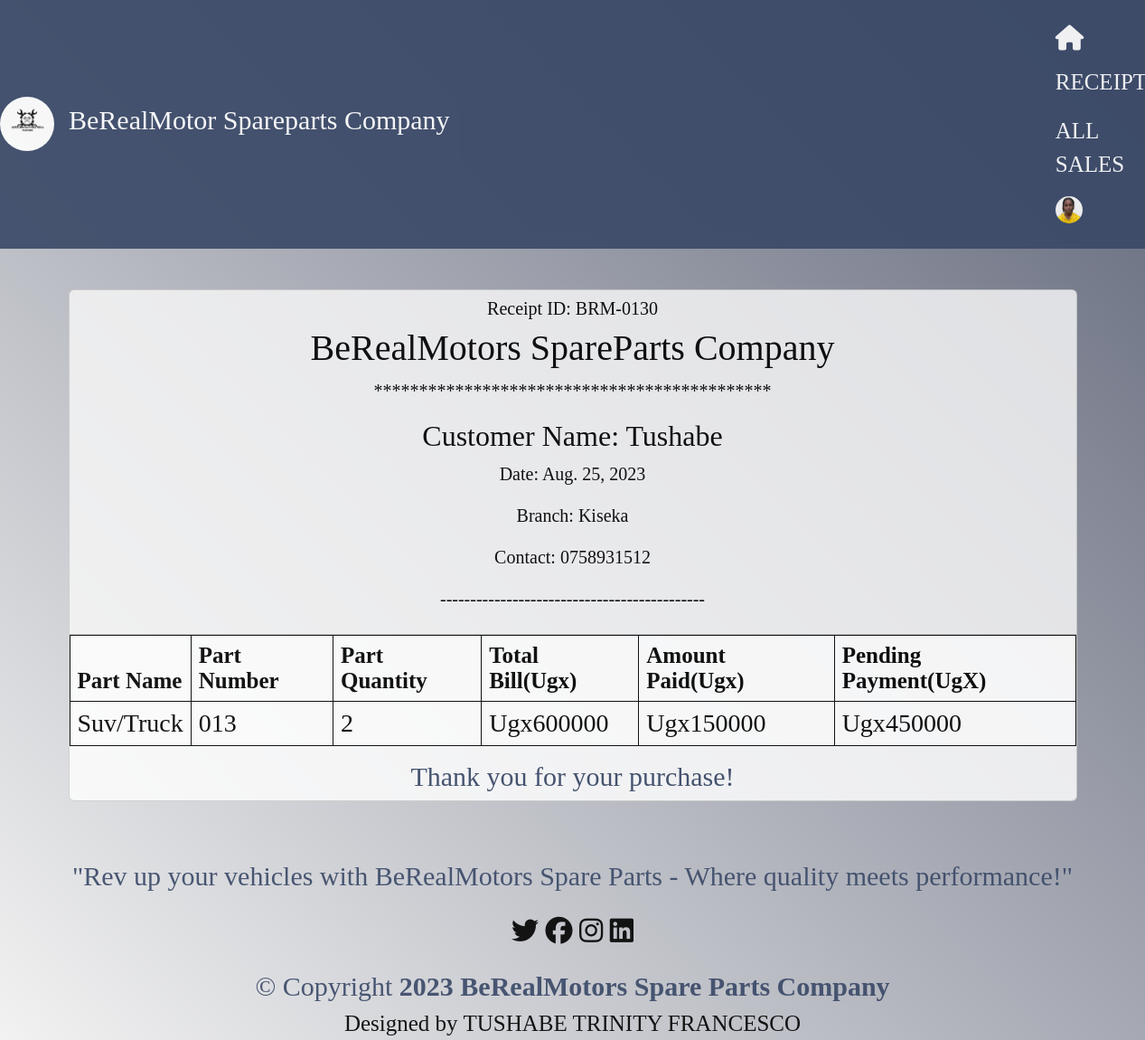
Screenshot of /profile/receipt/13 (signed in) with the database file from the repository.
### SparepartsApp/models.py (models this page shows, shortened)
class UserProfile(models.Model):
    user = models.OneToOneField(User, on_delete=models.CASCADE)
    profile_picture = models.ImageField(upload_to='profile_pics/', blank=True, null=True)
    bio = models.TextField(max_length=300, blank=True)

class Sale(models.Model):
    item = models.ForeignKey(Product, on_delete=models.CASCADE, null=False, blank=False)
    quantity = models.PositiveIntegerField(default=0, null=False, blank=False)
    customers_name = models.CharField(max_length=100, null=False, blank=False)
    phone_number = models.CharField(max_length=100, null=False, blank=False, default=0)
    amount_received = models.PositiveIntegerField(default=0, null=False, blank=False)
    unit_price = models.PositiveIntegerField(default=0, null=False, blank=False)
    branch_name = models.CharField(max_length=100,null=False, blank=False)
    date = models.DateField(default=timezone.now)
    def get_total(self):
        total = self.quantity * self.item.unit_price
        return int(total)
    def get_change(self):
        change = self.get_total() - self.amount_received
        return abs(int(change))

class Product(models.Model):
    Category_name = models.ForeignKey(Category, on_delete = models.CASCADE, null=False, blank=False) #Creating a relationship between the category and product primary key
    date_of_arrival = models.DateField(default=timezone.now)
    part_name = models.CharField(max_length=50, null = False, blank=False)
    country_of_orgin = models.CharField(max_length=50, null = False, blank=False)
    total_quantity = models.IntegerField(default=0, null=False, blank=False)
    issued_quantity = models.IntegerField(default=0, null=False, blank= False)
    received_quantity = models.IntegerField(default=0, null=False, blank= False)
    branch_name = models.CharField(max_length=50, null=False, blank= False)
    unit_price = models.IntegerField(default=0, null=False, blank=False)
    def __str__(self):
        return self.part_name

### SparepartsApp/views.py (the view)
# urls.py: path('receipt/<int:receipt_id>', views.receipt_detail, name='receipt_detail'),
@login_required
def receipt_detail(request, receipt_id):
    receipt = Sale.objects.get(id=receipt_id)
    return render(request, 'assets/receipt_detail.html', {'receipt':receipt})

### templates/assets/receipt_detail.html
{% extends 'assets/base.html'%} {% block content%}
<br />
<div class="container">
  <div class="row">
    <div class="col-md-12">
      <div class="card">
        <div class="card-header">
          <h2 class="lead text-center">Receipt ID: BRM-0{{receipt.id}}0 </h2>
          <h1 class="text-center">BeRealMotors SpareParts Company </h1>
          <p class="lead text-center">********************************************</p>
          <h2 class="text-center">Customer Name: {{ receipt.customers_name | title }}</h2>
          <p class="lead text-center">Date: {{ receipt.date }}</p>
          <p class="lead text-center">Branch: {{ receipt.branch_name }}</p>
          <p class="lead text-center">Contact: {{ receipt.phone_number }}</p>
          <p class="lead text-center">--------------------------------------------</p>
        </div>
        <div class="card-block">
          <div class="table-responsive">
            <table class="table table-sm">
              <thead>
                <tr>
                  <td><strong>Part Name</strong></td>
                  <td><strong>Part Number</strong></td>
                  <td class="text-xs-center"><strong>Part Quantity</strong></td>
                  <td class="text-xs-right"><strong>Total Bill(Ugx)</strong></td>
                  <td class="text-xs-right"><strong>Amount Paid(Ugx)</strong></td>
                  <td class="text-xs-right">
                    <strong>Pending Payment(UgX)</strong>
                  </td>
                </tr>
              </thead>
              <tbody>
                <tr>
                  <td class="text-xs-center">{{receipt.item| title}}</td>
                  <td class="text-xs-center">0{{receipt.id| title}}</td>
                  <td class="text-xs-center">{{receipt.quantity }}</td>
                  <td class="text-xs-center">Ugx{{receipt.get_total | title}}</td>
                  <td class="text-xs-right">Ugx{{ receipt.amount_received }}</td>
                  <td class="text-xs-right">Ugx{{ receipt.get_change }}</td>
                </tr>
              </tbody>
            </table>
          </div>
          <h1 class="text-center" style="color: #394867; font-size:30px;">Thank you for your purchase!</h1>
        </div>
      </div>
    </div>
  </div>
</div>
{% endblock %}

### templates/assets/base.html (shortened to what this page needs)
{% load static %}
{% load bootstrap5 %}
{% bootstrap_css %}
<!DOCTYPE html>
<html lang="en">
<head>
    <link rel="stylesheet" href="{% static 'css/main.css' %}">
    <link rel="stylesheet" href="https://cdnjs.cloudflare.com/ajax/libs/font-awesome/6.4.2/css/all.min.css"/>
</head>
<body>
    <nav class="navbar navbar-expand-lg navbar-dark ">
        <a class="navbar-brand" href="#">
            <img src="{% static 'images/BeRealMotorsLogo.png' %}" alt="Logo" class="logo-img">
        </a>
        <a class="nav-link" href="{% url 'home' %}">
            <h1 class="navbar-brand" style="font-size: 30px" onmouseover="this.style.color='gray'"
                onmouseout="this.style.color='white'">BeRealMotor Spareparts Company</h1>
        </a>
        <div class="collapse navbar-collapse" id="navbarNav">
            <ul class="nav navbar-nav ml-auto">
                <li class="nav-item {% if request.path == '/' %}active{% endif %}">
                    <a class="nav-link" href="{% url 'home' %}" style="font-size: 25px; color:white;"
                        onmouseover="this.style.color='gray'" onmouseout="this.style.color='white'"><i class="fa-solid fa-house"></i></a>
                </li>
                <li class="nav-item {% if request.path == '/receipt/' %}active{% endif %}">
                    <a class="nav-link" href="{% url 'receipt' %}" style="font-size: 25px; color:white;"
                        onmouseover="this.style.color='gray'" onmouseout="this.style.color='white'">RECEIPTS</a>
                </li>
                <li class="nav-item {% if request.path == '/all_sales/' %}active{% endif %}">
                    <a class="nav-link" href="{% url 'all_sales' %}" style="font-size: 25px; color:white;"
                        onmouseover="this.style.color='gray'" onmouseout="this.style.color='white'">ALL SALES</a>
                </li>
                {% if user.is_authenticated %}
                <li class="nav-item dropdown">
                    <a class="nav-link dropdown-toggle" href="#" id="navbarDropdown" role="button"
                        data-toggle="dropdown" aria-haspopup="true" aria-expanded="false">
                        {% if user.userprofile.profile_picture %}
                        <img src="{{ user.userprofile.profile_picture.url }}" alt="Profile Picture"
                            style="width: 30px; height: 30px; border-radius: 50%;">
                        {% else %}
                        <img src="{% static 'images/default_avatar.png' %}" alt="Default Avatar"
                            style="width: 30px; height: 30px; border-radius: 50%;">
                        {% endif %}
                    </a>
                </li>
                {% else %}
                <li class="nav-item">
                    <a class="nav-link" href="{% url 'login' %}">Login</a>
                </li>
                {% endif %}
            </ul>
        </div>
    </nav>
    {% block content %}
    {% endblock %}
    <footer id="footer">
        <div class="footer">
          <p>"Rev up your vehicles with BeRealMotors Spare Parts - Where quality meets performance!"</p>
          <div class="social-links">
            <a href=""><i class="fa-brands fa-twitter"></i></a>
            <a href=""><i class="fa-brands fa-facebook"></i></a>
            <a href=""><i class="fa-brands fa-instagram"></i></a>
            <a href=""><i class="fa-brands fa-linkedin"></i></a>
          </div>
          <div class="text-center mt-3">
            &copy; Copyright <strong><span>
                <script>document.write(new Date().getFullYear())</script> BeRealMotors Spare Parts Company
              </span></strong>
          </div>
          <div class="credits">
            Designed by TUSHABE TRINITY FRANCESCO
          </div>
        </div>
      </footer>
</body>
</html>

### SparepartsApp/static/css/main.css (style rules this page uses)
body { position: relative; overflow-x: hidden; background: linear-gradient(45deg, #f2f2f2, #61677A); width: 100% !important; height: 100vh; display: table; position: relative; background-position: center; background-attachment: scroll; -o-background-size: cover; -moz-background-size: cover; -webkit-background-size: cover; background-size: cover; background-repeat: no-repeat; opacity: 0.9; }
body { font-family: 'Times New Roman'; color: black; font-size: 30px; }
.navbar { background-color: #394867; padding: 20px 0; }
.navbar-brand, .navbar-links a { color: white; font-size: 24px; }
.dropdown-toggle::after { display: none; }
.navbar-expand-lg .navbar-collapse { display: flex !important; flex-basis: auto; margin-left: 51%; }
.logo-img { height: 60px; border-radius: 50px; }
#footer { margin-top: 60px; background-color: transparent; font-style: Times New Roman; color: #394867; text-align: center; }
#footer .social-links a { color: black; }
#footer .credits { font-size: 25px; color: black; text-emphasis-color: black; }
.card { background-color: rgba(255, 255, 255, 0.9); color: black; justify-content: center; width: 100%; }
.table>thead { vertical-align: bottom; background-color: #394867; color: white; font-size: 25px; }
.table>tbody { vertical-align: inherit; font-size: 28px; justify-content: center; }
.table { border-collapse: collapse; width: 100%; border: 1px solid #394867; }
.table th, .table td { border: 1px solid black; padding: 8px; text-align: left; }
.fa-solid, .fas { font-weight: 900; font-size: 28px; }

### rows the page displays
Sale: id "13", customers_name "Tushabe", date "Aug. 25, 2023", branch_name "Kiseka", phone_number "0758931512", item "Suv/Truck", quantity "2", get_total "600000", amount_received "150000", get_change "450000"
